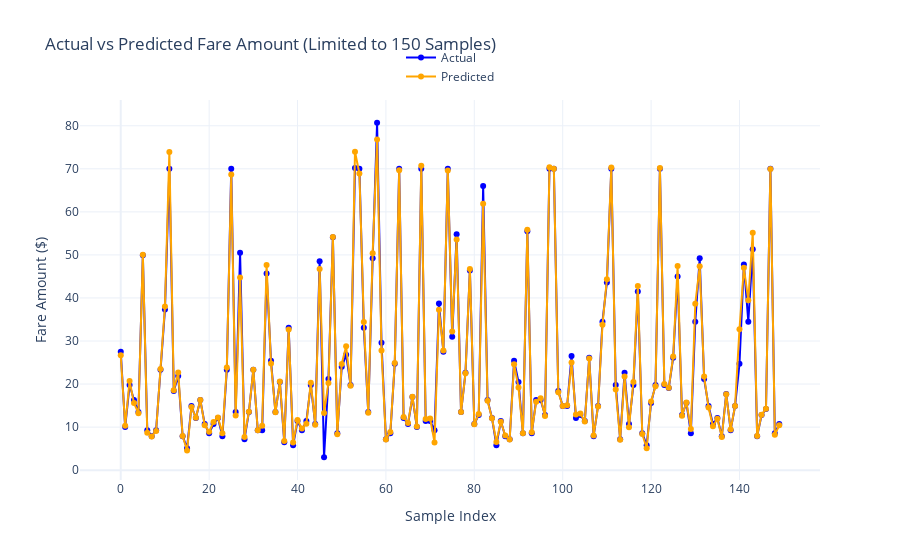

Source (notebook cell):
### Code cell
from lightgbm import LGBMRegressor
from data import *
from model import *

taxi_type = YELLOW
train_sql = getSqlForModeling(taxi_type, isTrain=True)
test_sql = getSqlForModeling(taxi_type, isTrain=False)

model = LGBMRegressor(n_estimators=1000, 
                      learning_rate=0.5, 
                      max_depth=9)

# Training
with DR.engn.connect() as conn:
    processed = 0
    for df in pd.read_sql(train_sql, conn, chunksize=CHUNK_SIZE):
        processed += len(df)
        X = df[FEATURES]
        y = df[VARIABLE]

        model.fit(X, y)
        O.out(f'Trained {processed} rows')

storeModel(model, f'{taxi_type}_{VARIABLE}_{LIGHT_GBM_REGRESSOR}')

# Predictions
with DR.engn.connect() as conn:
    processed = 0
    y_test = []
    y_pred = []
    for df in pd.read_sql(test_sql, conn, chunksize=CHUNK_SIZE):
        processed += len(df)
        X = df[FEATURES]
        y_test.append(df[VARIABLE])

        y_pred.append(model.predict(X))
        O.out(f'Predicted {processed} rows')

# Performance
merged_y_test = pd.concat(y_test, ignore_index=True)
merged_y_pred = np.concatenate(y_pred)

showPerformance(merged_y_test, merged_y_pred)

### Figure 1 — Plotly figure (JSON) as saved in the notebook; plotly's stock layout.template omitted (floating-point values rounded to 4 significant figures; data arrays with more than 128 entries replaced by an {"elided": "..."} marker saying what was removed)
{"data": [{"line": {"color": "blue"}, "mode": "lines+markers", "name": "Actual", "type": "scatter", "x": {"elided": "150 int values"}, "y": {"elided": "150 float values"}}, {"line": {"color": "orange"}, "mode": "lines+markers", "name": "Predicted", "type": "scatter", "x": {"elided": "150 int values"}, "y": {"elided": "150 float values"}}], "layout": {"legend": {"x": 0.5, "xanchor": "center", "y": 1.15, "yanchor": "top"}, "title": {"text": "Actual vs Predicted Fare Amount (Limited to 150 Samples)"}, "xaxis": {"title": {"text": "Sample Index"}}, "yaxis": {"title": {"text": "Fare Amount ($)"}}}}
